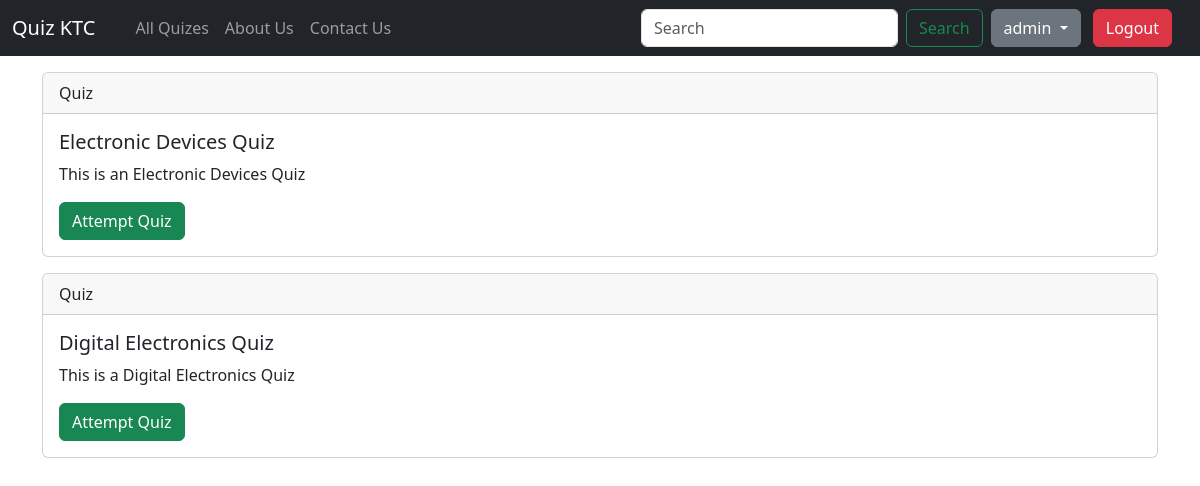
The app's page / (signed in) with its own data.
### home/models.py (models this page shows)
class Quiz(models.Model):
    quiz_id = models.BigAutoField(primary_key=True)
    name = models.CharField(max_length=100, blank=True, null=True)
    desc = models.CharField(max_length=100, blank=True, null=True)
    marks = models.IntegerField(blank=True, null=True)
    created_at = models.DateTimeField(auto_now_add=True, blank=True, null=True)
    def __str__(self):
        return self.name

### home/views.py (the view)
# urls.py: path("", views.index, name="index"),
def index(request):
    quiz = Quiz.objects.all()
    context = {"quiz" : quiz}
    return render(request, template_name='index.html', context=context)

### templates/index.html (shortened to what this page needs)
{% extends "base.html" %}
{% block body %}
{% if quiz != null %}
{% for q in quiz %}
<div class="container my-3">
  <div class="card">
    <div class="card-header">
      Quiz
    </div>
    <div class="card-body">
      <h5 class="card-title">{{ q }}</h5>
      <p class="card-text"> {{ q.desc }} </p>
        <a href="/quiz/{{q.quiz_id}}" class="btn btn-success">Attempt Quiz</a>
    </div>
  </div>
</div>
{% endfor %}
{% endif %}
{% endblock body %}

### templates/base.html (shortened to what this page needs)
<!doctype html>
<html lang="en">
  <head>
    <link href="https://cdn.jsdelivr.net/npm/bootstrap@5.3.3/dist/css/bootstrap.min.css" rel="stylesheet">
  </head>
  <body>
    <nav class="navbar navbar-expand-lg navbar-dark bg-dark">
        <div class="container-fluid">
          <a class="navbar-brand" href="#">Quiz KTC</a>
          <div class="collapse navbar-collapse" id="navbarSupportedContent">
            <ul class="navbar-nav me-auto mb-2 mb-lg-0">
              <li class="nav-item">
                <a class="nav-link active" aria-current="page" href="/"></a>
              </li>
              <li class="nav-item">
                <a class="nav-link" href="/">All Quizes</a>
              </li>
              <li class="nav-item">
                <a class="nav-link" href="/about">About Us</a>
              </li>
              <li class="nav-item">
                <a class="nav-link" href="/contact">Contact Us</a>
              </li>
            </ul>
            <form class="d-flex" role="search">
              <input class="form-control me-2" type="search" placeholder="Search" aria-label="Search">
              <button class="btn btn-outline-success" type="submit">Search</button>
            </form>
            {% if user.is_authenticated %}
            <div class="dropdown mx-2">
              <button class="btn btn-secondary dropdown-toggle" type="button" id="user-details" data-bs-toggle="dropdown"
                aria-expanded="false">
                {{user.username}}
              </button>
              <a href="/logout" class="btn btn-danger mx-2"> Logout</a>
            </div>
            {% endif %}
          </div>
        </div>
      </nav>
    {% block body %}{% endblock body %}
  </body>
</html>

### records on screen
Quiz: name "Electronic Devices Quiz", desc "This is an Electronic Devices Quiz"
Quiz: name "Digital Electronics Quiz", desc "This is a Digital Electronics Quiz"

### other values on screen
{{ user.username }} "admin"
